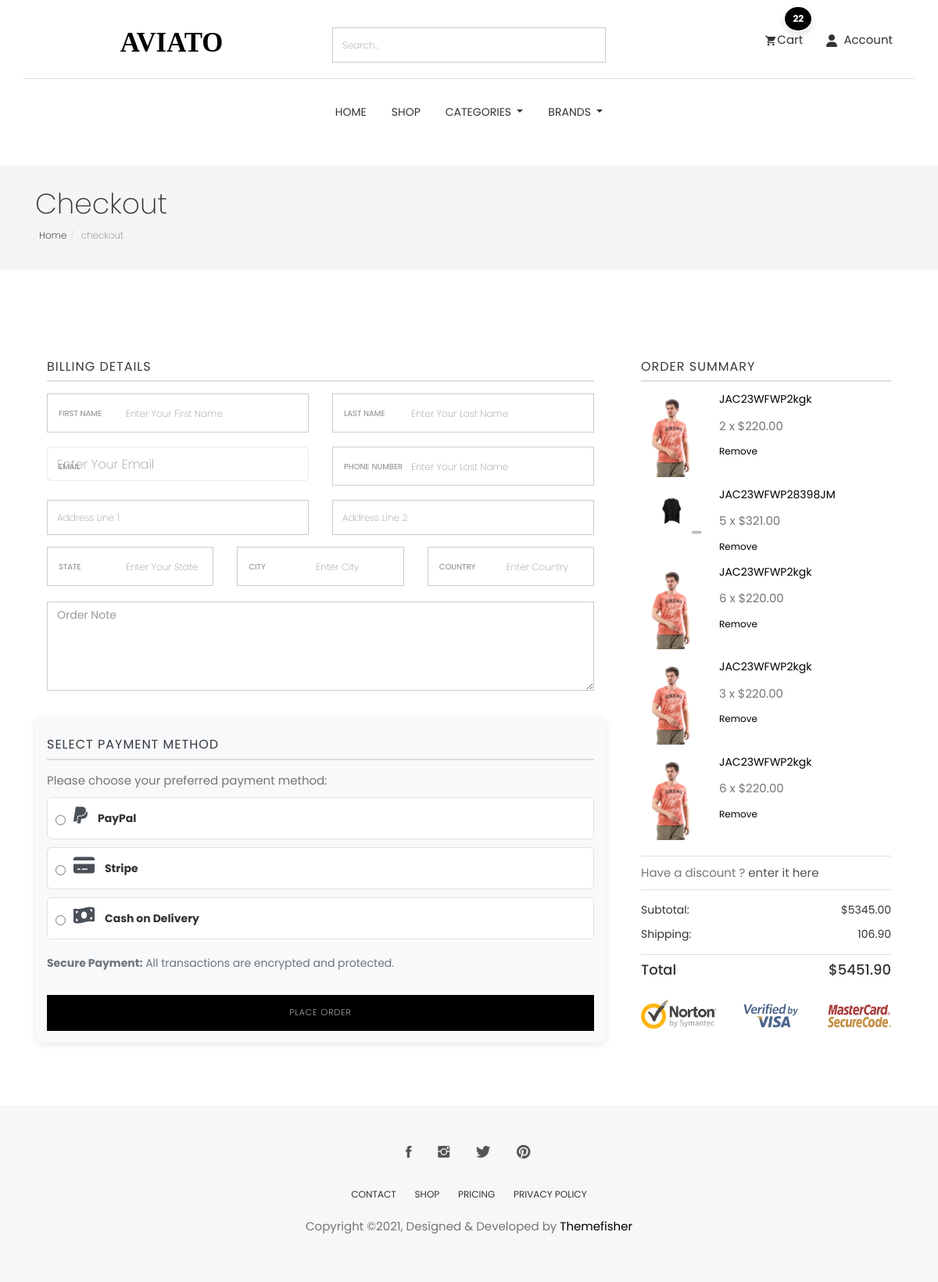
/cart/checkout/ (signed in), run on an earlier commit of the app's database.
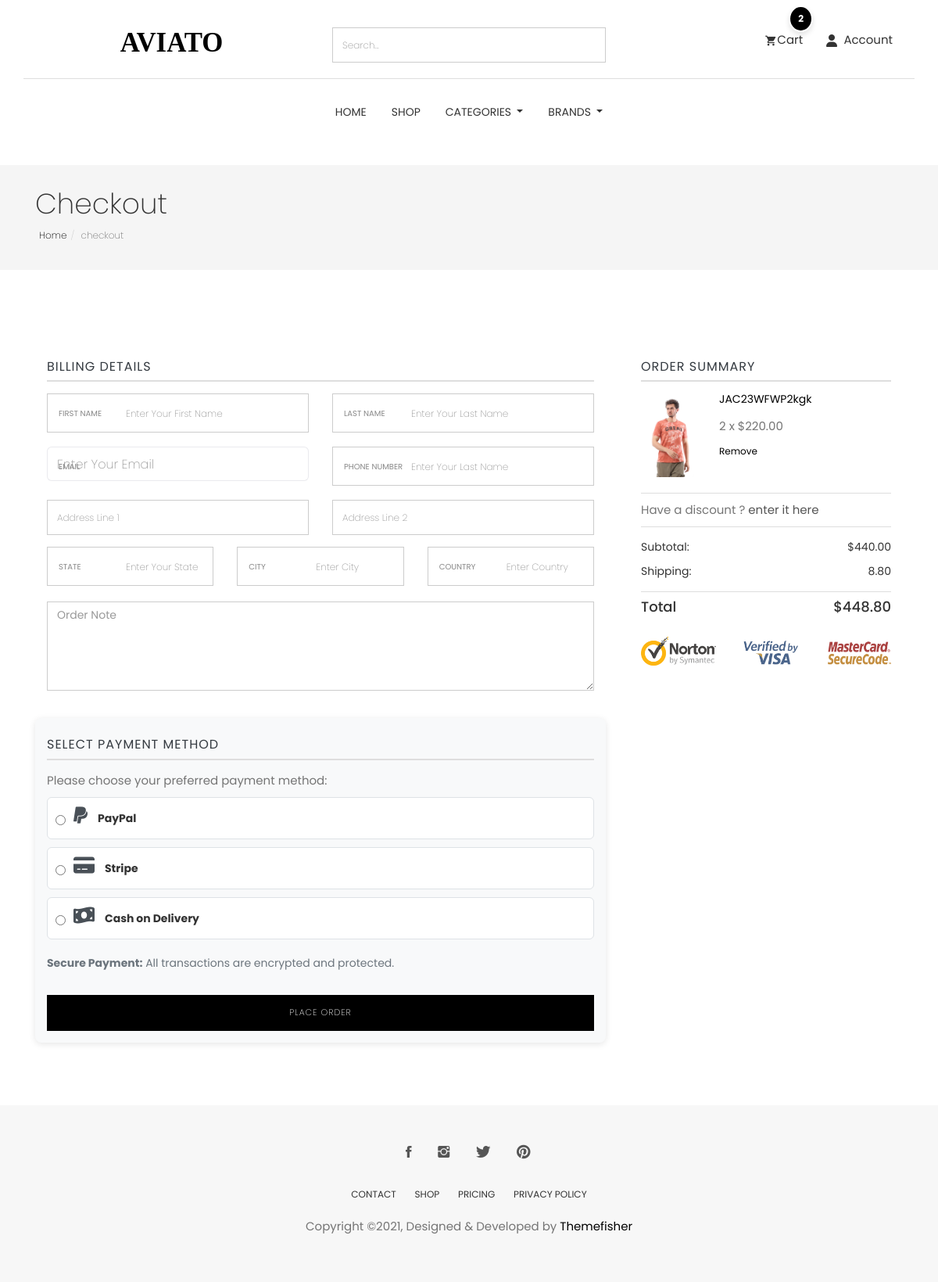
And on a later commit of the database.
### cart/models.py (models this page shows, shortened)
class CartItem(models.Model):
    user = models.ForeignKey(User,null=True,verbose_name="user cart", on_delete=models.CASCADE)
    product = models.ForeignKey(Product, on_delete=models.CASCADE)
    cart = models.ForeignKey(Cart, on_delete=models.CASCADE, blank=True, null=True)
    variations = models.ManyToManyField(Variation,blank=True)
    quantity = models.IntegerField()
    is_active = models.BooleanField(default=True)
    def sub_total(self):
        return self.product.price * self.quantity

### store/models.py (models this page shows, shortened)
class Product(models.Model):
    id = models.UUIDField(primary_key=True, default=uuid.uuid4, editable=False)
    name = models.CharField( max_length=50)
    image = models.ImageField(upload_to='product/',null=True,blank=True)
    stock = models.IntegerField(default=1)
    price = models.DecimalField(max_digits=10, decimal_places=2, default=Decimal('0.00'))
    description = models.TextField(max_length=10000, blank=True)
    created_at = models.DateTimeField(default=timezone.now)
    modified_date = models.DateTimeField(auto_now=True)
    slug = models.SlugField(null=True, blank=True)
    views = models.PositiveIntegerField(default=0)
    is_available = models.BooleanField(default=True)
    on_sale = models.BooleanField(default=False)
    PRDBrand = models.ForeignKey('Brand', related_name='product_brand', on_delete=models.CASCADE, blank=True, null=True, verbose_name="Brand")
    like = models.ManyToManyField(User, blank=True, related_name='product_favourite')
    category = models.ForeignKey(Subcategory, related_name='product_subcategory', verbose_name="Subcategory", null=True, blank=True, on_delete=models.CASCADE)
    class Meta:
        ordering = ['-created_at']
        verbose_name = "Product"
        verbose_name_plural = "Products"

### cart/views.py (the view)
# urls.py: path('checkout/' , views.checkout , name='checkout'),
@login_required(login_url='login')
def checkout(request, total=0, quantity=0, cart_items=None):
    try:
        tax_obj = Tax.objects.last()  # Fetch the last Tax object
        tax_percentage = tax_obj.tax if tax_obj else Decimal('0.00')  # Get the tax value or default to 0
        if request.user.is_authenticated:
            cart_items = CartItem.objects.filter(user=request.user , is_active = True)
        else:
            cart = Cart.objects.get(cart_id=_cart_id(request))  # Get the cart using a session ID or similar method
            cart_items = CartItem.objects.filter(cart=cart, is_active=True)  # Get active items in the cart
        for cart_item in cart_items:
            total += cart_item.product.price * cart_item.quantity  # Sum up the product prices
            quantity += cart_item.quantity
        tax_amount = (tax_percentage * total) / Decimal('100')  # Calculate tax
        grand_total = total + tax_amount  # Grand total is the sum of the total and tax
        total = round(total, 2)
        tax_amount = round(tax_amount, 2)
        grand_total = round(grand_total, 2)
    except ObjectDoesNotExist:
        cart_items = []
        total = Decimal('0.00')
        quantity = 0
        tax_amount = Decimal('0.00')
        grand_total = Decimal('0.00')
    context = {
        'total': total,
        'quantity': quantity,
        'cart_items': cart_items,
        'grand_total': grand_total,
        'tax': tax_amount,
    }
    return render(request , 'checkout.html' , context)

### cart/templates/checkout.html (shortened to what this page needs)
{% extends "base.html" %}
{% load static %}
{% block body %}
<section class="page-header">
    <div class="container">
        <div class="row">
            <div class="col-md-12">
                <div class="content">
                    <h1 class="page-name">Checkout</h1>
                    <ol class="breadcrumb">
                        <li><a href="/">Home</a></li>
                        <li class="active">checkout</li>
                    </ol>
                </div>
            </div>
        </div>
    </div>
</section>
<div class="page-wrapper">
    <div class="checkout shopping">
        <div class="container">
            <div class="row">
                <form class="col-md-8 checkout-form" action="{% url 'place_order' %}" method="POST">
                    <div class="block billing-details">
                        <h4 class="widget-title">Billing Details</h4>
                        <div class="row mb-3">
                            <div class="col-md-6">
                                <div class="form-group">
                                    <label for="first_name">First Name</label>
                                    <input type="text" name="first_name" class="form-control" id="first_name"
                                        placeholder="Enter Your First Name">
                                </div>
                            </div>
                            <div class="col-md-6">
                                <div class="form-group">
                                    <label for="last_name">Last Name</label>
                                    <input type="text" name="last_name" class="form-control" id="last_name"
                                        placeholder="Enter Your Last Name">
                                </div>
                            </div>
                        </div>
                        <div class="row mb-3">
                            <div class="col-md-6">
                                <div class="form-group">
                                    <label for="email">Email</label>
                                    <input type="email" name="email" class="form-control" id="email"
                                        placeholder="Enter Your Email">
                                </div>
                            </div>
                            <div class="col-md-6">
                                <div class="form-group">
                                    <label for="phone_number">Phone Number</label>
                                    <input type="text" name="phone" class="form-control" id="phone_number"
                                        placeholder="Enter Your Last Name">
                                </div>
                            </div>
                        </div>
                        <div class="row mb-4">
                            <div class="col-md-6">
                                <div class="">
                                    <input type="text" class="form-control"  name="address_line_1"
                                        placeholder="Address Line 1">
                                </div>
                            </div>
                            <div class="col-md-6">
                                <div class="">
                                    <input type="text" class="form-control"  name="address_line_2"
                                        placeholder="Address Line 2">
                                </div>
                            </div>
                        </div>
                        <div class="row mb-3">
                            <div class="col-md-4">
                                <div class="form-group">
                                    <label for="user_state">State</label>
                                    <input type="text" class="form-control" id="user_state" name="state"
                                        placeholder="Enter Your State">
                                </div>
                            </div>
                            <div class="col-md-4">
                                <div class="form-group">
                                    <label for="user_city">City</label>
                                    <input type="text" class="form-control" id="user_city" name="city"
                                        placeholder="Enter City">
                                </div>
                            </div>
                            <div class="col-md-4">
                                <div class="form-group mb-3">
                            <label for="user_country">Country</label>
                            <input type="text" class="form-control" name="country" id="user_country" placeholder="Enter Country">
                        </div>
                            </div>
                        </div>
                        <div class="form-group mb-3">
                            <textarea type="text" rows="5" placeholder="Order Note" name="order_note" cols="50" class="form-control"></textarea>
                        </div>
                    </div>
                    <div class="block payment-method-section">
                        <h4 class="widget-title">Select Payment Method</h4>
                        <p>Please choose your preferred payment method:</p>
                        <div class="payment-options">
                            <div class="payment-option">
                                <input type="radio" id="paypal" name="payment_method" value="paypal" required>
                                <label for="paypal">
                                    <i class="fab fa-paypal payment-icon"></i>
                                    <span>PayPal</span>
                                </label>
                            </div>
                            <div class="payment-option">
                                <input type="radio" id="stripe" name="payment_method" value="stripe">
                                <label for="stripe">
                                    <i class="fas fa-credit-card payment-icon"></i>
                                    <span>Stripe</span>
                                </label>
                            </div>
                            <div class="payment-option">
                                <input type="radio" id="cash" name="payment_method" value="cash">
                                <label for="cash">
                                    <i class="fas fa-money-bill-wave payment-icon"></i>
                                    <span>Cash on Delivery</span>
                                </label>
                            </div>
                        </div>
                        <p class="secure-payment-info">
                            <strong>Secure Payment:</strong> All transactions are encrypted and protected.
                        </p>
                        <button type="submit" class="btn btn-main mt-20 w-100">Place Order</>
                    </div>
                </form>
                <div class="col-md-4">
                    <div class="product-checkout-details">
                        <div class="block">
                            <h4 class="widget-title">Order Summary</h4>
                            {% for cart_item in cart_items %}
                            <div class="media product-card">
                                <a class="pull-left" href="{% url 'product_details' cart_item.product.id %}">
                                    <img class="media-object" src="{{cart_item.product.image.url}}" alt="Image" />
                                </a>
                                <div class="media-body">
                                    <h4 class="media-heading"><a
                                            href="{% url 'product_details' cart_item.product.id %}">{{cart_item.product.name}}</a>
                                    </h4>
                                    <p class="price">{{cart_item.quantity}} x ${{cart_item.product.price}}</p>
                                    <a href="{% url 'delete_cart' cart_item.product.id cart_item.id %}"
                                        class="remove">Remove</a>
                                </div>
                            </div>
                            {% endfor %}
                            <div class="discount-code">
                                <p>Have a discount ? <a data-toggle="modal" data-target="#coupon-modal" href="#!">enter
                                        it here</a></p>
                            </div>
                            <ul class="summary-prices">
                                <li>
                                    <span>Subtotal:</span>
                                    <span class="price">${{total}}</span>
                                </li>
                                <li>
                                    <span>Shipping:</span>
                                    <span>{{tax}}</span>
                                </li>
                            </ul>
                            <div class="summary-total">
                                <span>Total</span>
                                <span>${{grand_total}}</span>
                            </div>
                            <div class="verified-icon">
                                <img src="{% static 'images/shop/verified.png' %}">
                            </div>
                        </div>
                    </div>
                </div>
            </div>
        </div>
    </div>
</div>
{% endblock %}

What changed in the data, as far as the page shows it:
removed CartItem: product.image (picture), product.name "JAC23WFWP28398JM", quantity "5", product.price "321.00"
removed CartItem: product.image (picture), product.name "JAC23WFWP2kgk", quantity "6", product.price "220.00"
removed CartItem: product.image (picture), product.name "JAC23WFWP2kgk", quantity "3", product.price "220.00"
removed CartItem: product.image (picture), product.name "JAC23WFWP2kgk", quantity "6", product.price "220.00"
Also different on the page:
{{ quantity }}: "22" → "2"
{{ total }}: "5345.00" → "440.00"
{{ tax }}: "106.90" → "8.80"
{{ grand_total }}: "5451.90" → "448.80"
